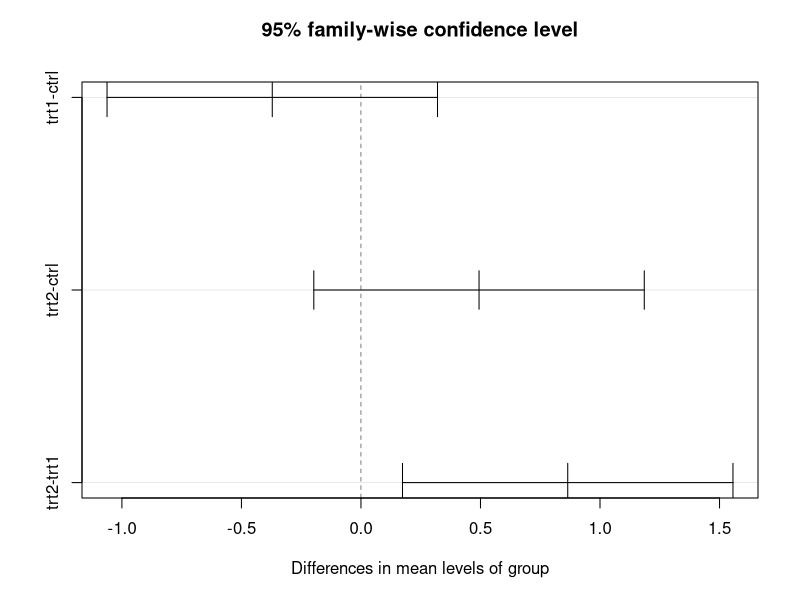
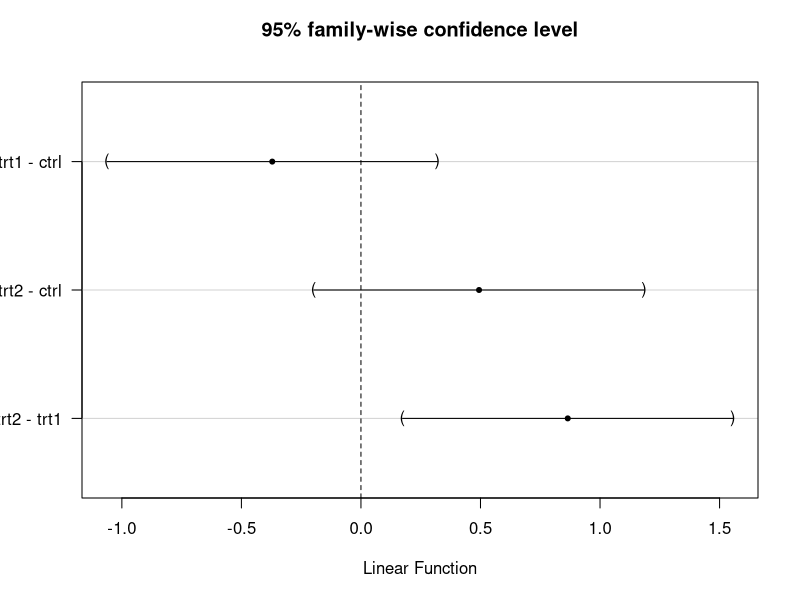
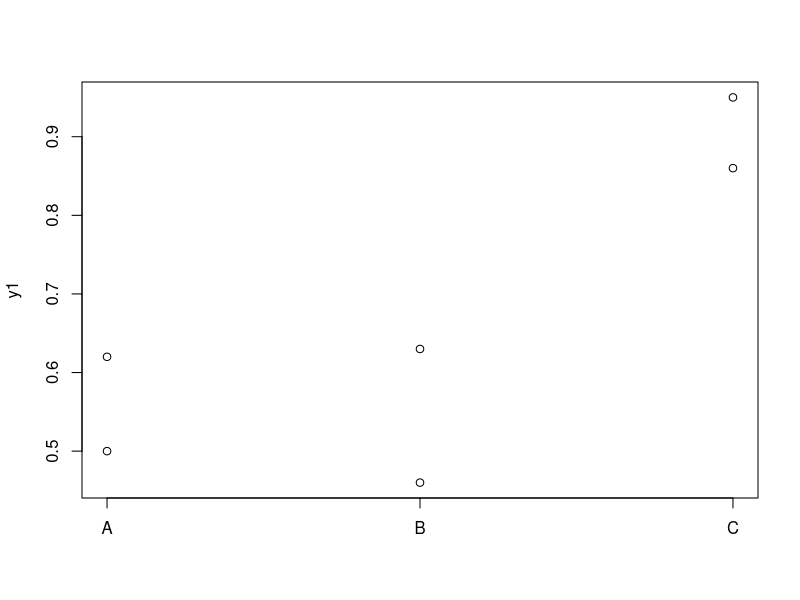

Source code (R) for these figures, in order:
library(multcomp)
data("PlantGrowth")
fit <- aov(weight ~ group , data = PlantGrowth) # analysis of variance
fit.gh <- glht(fit, linfct = mcp(group = c(1, -1/2, -1/2)))
summary(fit.gh)
confint(fit.gh)

## Create a matrix where each *row* is a contrast
K <- rbind(c(1, -1/2, -1/2), ## ctrl vs. average of trt1 and trt2
           c(1, -1, 0)) ## ctrl vs. trt1
fit.gh <- glht(fit, linfct = mcp(group = K))
## Individual p-values
summary(fit.gh, test = adjusted("none"))
## Bonferroni corrected p-values
summary(fit.gh, test = adjusted("bonferroni"))
summary(fit.gh, test = adjusted("holm"))

## p-value according to Scheffe (g = 3, N - g = 27)
fit.scheffe <- glht(fit, linfct = mcp(group = c(1/2, -1, 1/2)))
pf((summary(fit.scheffe)$test$tstat)^2 / 2, 2, 27, lower.tail = FALSE)

## Without correction (but pooled sd estimate)
pairwise.t.test(PlantGrowth$weight, PlantGrowth$group, p.adjust.method = "none")

## With correction (and pooled sd estimate)
pairwise.t.test(PlantGrowth$weight, PlantGrowth$group, p.adjust.method = "holm")

## Tukey HSD with built-in function, including plots:
TukeyHSD(fit)
plot(TukeyHSD(fit))

fit.tukey <- glht(fit, linfct = mcp(group = "Tukey"))
summary(fit.tukey)
confint(fit.tukey)
plot(confint(fit.tukey))


fit.dunnett <- glht(fit, linfct = mcp(group = "Dunnett"))
summary(fit.dunnett)

# Appendix
x <- factor(rep(c("A", "B", "C"), each = 2))
y1 <- c(0.50, 0.62,
        0.46, 0.63,
        0.95, 0.86)
y2 <- c(0.23, 0.34,
        0.45, 0.55,
        0.55, 0.66)
stripchart(y1 ~ x, vertical = TRUE, pch = 1)
fit1 <- aov(y1 ~ x)
summary(fit1)

TukeyHSD(fit1)

fit2 <- aov(y2 ~ x)
summary(fit2)

TukeyHSD(fit2)
